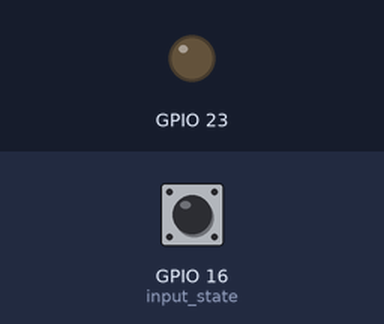
A program run on a simulated Raspberry Pi (BCM pin numbers). Parts: output pins drawn as LEDs (lit = HIGH). Inputs (shaded band) come from the test bench; at power-on: GPIO 16 (input_state) HIGH.

Above: at 1.2 s.
1.3 s: GPIO 16 (input_state) pulled LOW for 0.15 s
At 2.0 s:
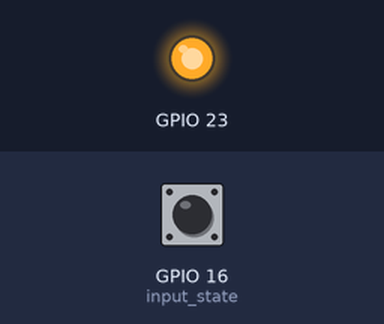
3.8 s: GPIO 16 (input_state) pulled LOW for 3.2 s
At 8.2 s:
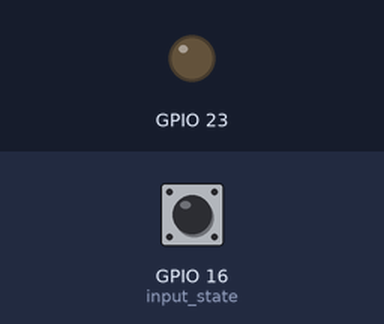
Timing chart, 0 to 9.7 s (numbered marks = the images above; inputs shaded):
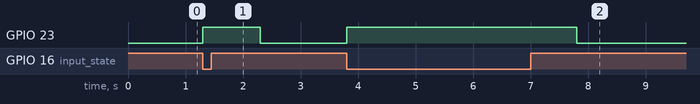

Measured:
- after the input at 1.3 s, GPIO 23: LOW → HIGH at once, → LOW 1.0 s later
- after the input at 3.8 s, GPIO 23: LOW → HIGH at once, → LOW 4.0 s later

The program:

Module8.py
```python
import RPi.GPIO as GPIO
import time

#Set Mode
GPIO.setmode(GPIO.BCM)
#Button
GPIO.setup(16, GPIO.IN, pull_up_down=GPIO.PUD_UP)
#Led light
GPIO.setup(23,GPIO.OUT)
GPIO.output(23,GPIO.LOW)

while True:
    input_state = GPIO.input(16)
    #Button has been pressed and released
    if input_state == False:
        #Turn Led on
        GPIO.output(23,GPIO.HIGH)
        #Wait 1 second
        time.sleep(1)
        #Turn Led off
        GPIO.output(23,GPIO.LOW)
```
